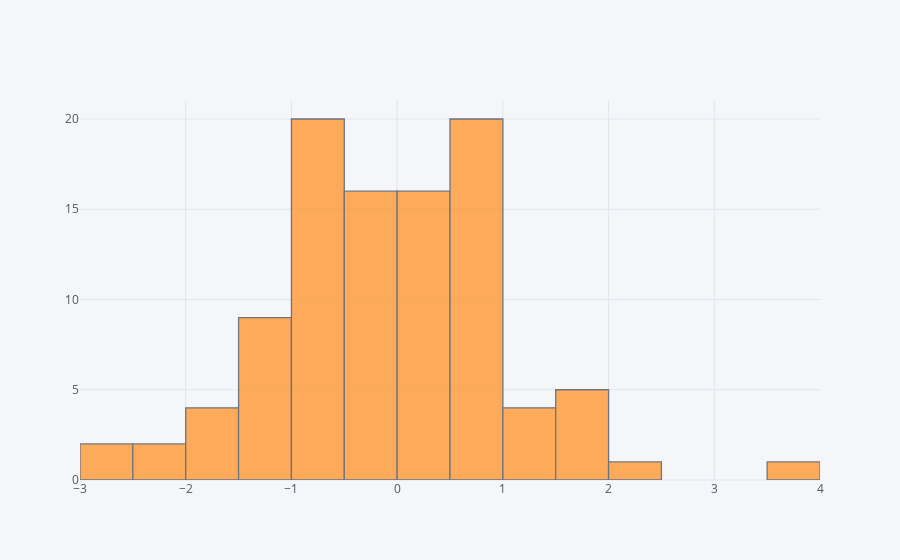

The cell this chart's notebook holds for it:
### Markdown cell above
## Histograma

### Code cell
df['A'].iplot(kind='hist',bins=25)

### Figure 1 — Plotly figure (JSON) as saved in the notebook; plotly's stock layout.template omitted (floating-point values rounded to 4 significant figures)
{"data": [{"histfunc": "count", "histnorm": "", "marker": {"color": "rgba(255, 153, 51, 1.0)", "line": {"color": "#4D5663", "width": 1.3}}, "name": "A", "nbinsx": 25, "opacity": 0.8, "orientation": "v", "type": "histogram", "uid": "d05a113f-030b-4e37-81e8-0095f4f0fdf2", "x": [-1.677, 0.08155, -0.2217, -0.3276, -2.14, -0.4895, 0.5132, 0.4969, -0.0169, 1.511, 1.652, 0.8524, -0.4957, -0.02253, -0.5276, -0.9117, -0.3411, -0.6278, 0.2002, 0.7916, 0.5893, 0.9542, 0.2516, 0.9074, -0.4337, -1.071, -1.146, 0.3378, -2.76, -0.7241, -1.952, 0.8093, -1.158, 0.8727, 0.5415, 0.1279, 0.2683, 0.4293, -0.6901, -2.632, 0.9712, -0.7071, 0.6654, 0.4234, 2.012, -0.5907, 1.861, 3.851, 0.7227, -0.4331, -0.03163, -1.27, -0.6222, -1.618, -0.706, -1.337, -1.825, -0.8204, 0.4195, 0.4964, -2.008, 0.8787, 1.184, 0.5355, -0.8593, -0.6756, -0.9211, -0.5965, 1.043, -0.9138, -0.1545, -1.455, -0.2698, -1.011, 1.861, 0.3457, 0.9047, 1.378, 0.1309, -0.4974, -0.7785, -0.5057, -1.358, 0.7449, 0.7384, 0.3452, -0.6201, -0.9417, -0.3781, 0.2203, -0.4626, 1.241, -0.01795, 0.1418, 0.6591, 0.5658, 1.608, 0.734, -1.087, -0.7891]}], "layout": {"barmode": "overlay", "legend": {"bgcolor": "#F5F6F9", "font": {"color": "#4D5663"}}, "paper_bgcolor": "#F5F6F9", "plot_bgcolor": "#F5F6F9", "title": {"font": {"color": "#4D5663"}}, "xaxis": {"gridcolor": "#E1E5ED", "showgrid": true, "tickfont": {"color": "#4D5663"}, "title": {"font": {"color": "#4D5663"}, "text": ""}, "zerolinecolor": "#E1E5ED"}, "yaxis": {"gridcolor": "#E1E5ED", "showgrid": true, "tickfont": {"color": "#4D5663"}, "title": {"font": {"color": "#4D5663"}, "text": ""}, "zerolinecolor": "#E1E5ED"}}}
